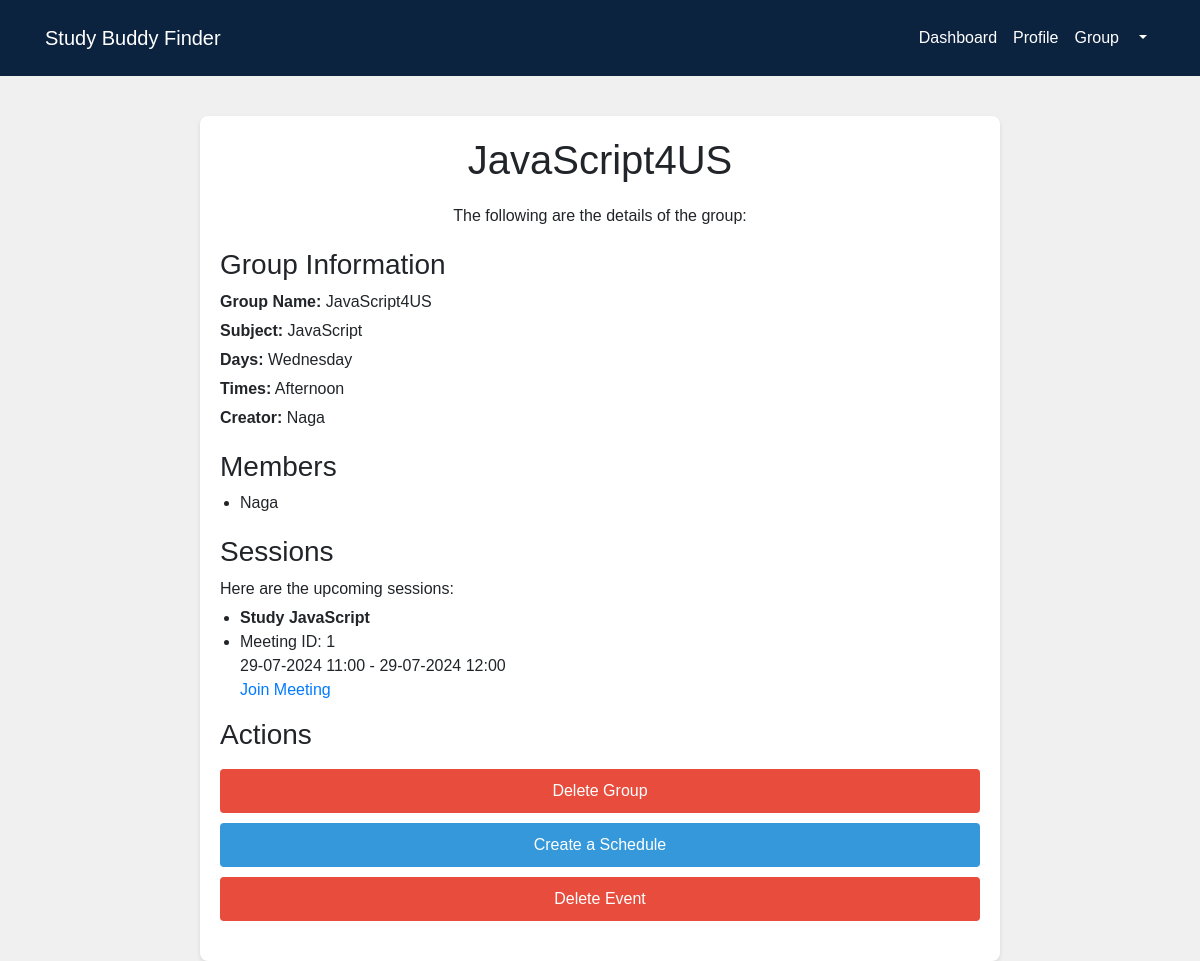
The page /group/view/1 (signed in) on the database its author committed.
### study/db_models.py (models this page shows, shortened)
class Group(db.Model):
    __tablename__ = 'group'
    id = db.Column(db.Integer,  primary_key=True, autoincrement=True)
    name = db.Column(db.String(100), nullable=False)
    subject = db.Column(db.String(100), nullable=False)
    days = db.Column(db.String(50), nullable=False)
    times = db.Column(db.String(50), nullable=False)
    creator = db.Column(db.String(50), db.ForeignKey('user.username', ondelete='CASCADE', onupdate='CASCADE', name='fk_group_user_username'), nullable=False)
    members = db.relationship('GroupMember', back_populates='group', cascade="all, delete-orphan")

class GroupMember(db.Model):
    __tablename__ = 'group_members'
    group_id = db.Column(db.Integer, db.ForeignKey('group.id', ondelete='CASCADE', onupdate='CASCADE'), primary_key=True)
    user_id = db.Column(db.String(50), db.ForeignKey('user.username', ondelete='CASCADE', onupdate='CASCADE'), primary_key=True)
    group = db.relationship('Group', back_populates='members')
    user = db.relationship('User', back_populates='groups')

class Event(db.Model):
    __tablename__ = 'event'
    id = db.Column(db.Integer, primary_key=True, autoincrement=True)
    summary = db.Column(db.String(255), nullable=False)
    description = db.Column(db.Text)
    start_datetime = db.Column(db.DateTime, nullable=False)
    end_datetime = db.Column(db.DateTime, nullable=False)
    meet_link = db.Column(db.String(255))
    group_id = db.Column(db.Integer, nullable=False)
    created_at = db.Column(db.DateTime, default=datetime.utcnow)

### study/routes.py (the view)
    @app.route('/group/view/<int:group_id>', methods=['GET','POST'])
    @login_required
    def view_group(group_id):
        group = Group.query.get_or_404(group_id)
        members = GroupMember.query.filter_by(group_id=group_id).all()
        all_members = [member.user_id for member in members] if members else []
        sessions = Event.query.filter_by(group_id=group_id).all()
        form = DeleteEventForm()
        if form.validate_on_submit():
           event_id = form.event_id.data
        return render_template('group_details.html', group=group, all_members=all_members, sessions=sessions, form=form, event_id=group_id)

### study/__init__.py (called while the page is built)
def create_app():
    app = Flask(__name__)
    app.config.from_object('study.config.Config')
    db.init_app(app)
    migrate.init_app(app, db)
    login_manager = LoginManager(app)
    login_manager.login_view = 'login'
    from study.db_models import User
    from .routes import register_routes
    @login_manager.user_loader
    def load_user(username):
        return User.query.get(username)
    with app.app_context():
        db.create_all()
    register_routes(app)
    return app

### study/templates/group_details.html (shortened to what this page needs)
{% extends 'navbar.html' %}
{% block content %}
<main class="group-details-content">
    <div class="header">
        <h1>{{ group.name }}</h1>
        <p>The following are the details of the group:</p>
    </div>
    <div class="group-info">
        <h3>Group Information</h3>
        <p><strong>Group Name:</strong> {{ group.name }}</p>
        <p><strong>Subject:</strong> {{ group.subject }}</p>
        <p><strong>Days:</strong> {{ group.days }}</p>
        <p><strong>Times:</strong> {{ group.times }}</p>
        <p><strong>Creator:</strong> {{ group.creator }}</p>
    </div>
    <div class="members">
        <h3>Members</h3>
        <ul>
            {% for member in all_members %}
            <li>{{ member }}</li>
            {% endfor %}
        </ul>
    </div>
    <div class="sessions">
        <h3>Sessions</h3>
        <p>Here are the upcoming sessions:</p>
        {% if not sessions %}
            <p>No upcoming sessions scheduled yet.</p>
        {% else %}
            <ul>
                {% for session in sessions %}
                <li><strong>{{ session.summary }}</strong><br></li>
                <li>
                    Meeting ID: {{ session.id }}
                    <br>
                    {{ session.start_datetime.strftime('%d-%m-%Y %H:%M') }} - {{ session.end_datetime.strftime('%d-%m-%Y %H:%M') }}
                    <br>
                    <a href="{{ session.meet_link }}" target="_blank">Join Meeting</a>
                </li>
                {% endfor %}
            </ul>
        {% endif %}
    </div>
    <div class="actions">
        <h3>Actions</h3>
        {% if group.creator == current_user.username %}
            <a href="{{ url_for('delete_group', group_id=group.id) }}" class="action-btn delete-btn">Delete Group</a>
            <a href="{{ url_for('schedule') }}" class="action-btn schedule-btn">Create a Schedule</a>
            <a href="{{ url_for('delete_event', event_id=event_id) }} "class="action-btn delete-btn">Delete Event</a>
        {% else %}
            <a href="{{ url_for('leave_group', group_id=group.id) }}" class="action-btn leave-btn">Leave Group</a>
        {% endif %}
    </div>
</main>
{% endblock %}

### study/templates/navbar.html (shortened to what this page needs)
<!DOCTYPE html>
<html lang="en">
<head>
    <link rel="stylesheet" href="https://cdn.jsdelivr.net/npm/bootstrap@4.3.1/dist/css/bootstrap.min.css">
</head>
<body>
    <header>
        <nav class="navbar navbar-expand-lg">
            <div class="container">
                <a class="navbar-brand" href="#">Study Buddy Finder</a>
                <div class="collapse navbar-collapse" id="navbarNav">
                    <ul class="navbar-nav ml-auto">
                        <li class="nav-item">
                            <a class="nav-link" href="{{ url_for('dashboard') }}">Dashboard</a>
                        </li>
                        <li class="nav-item">
                            <a class="nav-link" href="{{ url_for('view_profile') }}">Profile</a>
                        </li>
                        <li class="nav-item">
                            <a class="nav-link" href="{{ url_for('group') }}">Group</a>
                        </li>
                        <li class="nav-item dropdown">
                            <a class="nav-link dropdown-toggle" href="#" id="userDropdown" role="button" data-toggle="dropdown" aria-haspopup="true" aria-expanded="false">
                            </a>
                        </li>
                    </ul>
                </div>
            </div>
        </nav>
    </header>
    <main>
        <div class="container-content">
        </div>
    </main>
    {% block content %}{% endblock %}
</body>
</html>

### study/templates/navbar.html (style rules this page uses)
body { font-family: 'Arial', sans-serif; margin: 0; padding: 0; background-color: #f0f0f0; }
header { background-color: #0c2340; color: white; padding: 10px 0; }
nav { background-color: #0c2340; width: 100%; }
.nav-link, .navbar-brand, .nav-link.dropdown-toggle { color: white !important; }
.container-content { max-width: 600px; margin: 0 auto; padding: 20px; background-color: transparent; border-radius: 8px; }
h1, h2 { text-align: center; margin-bottom: 20px; }

### study/templates/group_details.html (style rules this page uses)
body { font-family: 'Arial', sans-serif; background-color: #f0f0f0; margin: 0; padding: 0; }
.group-details-content { max-width: 800px; margin: 0 auto; padding: 20px; background-color: white; border-radius: 8px; box-shadow: 0 2px 4px rgba(0, 0, 0, 0.1); }
.header { text-align: center; margin-bottom: 20px; }
.group-info, .members, .actions { margin-bottom: 20px; }
h3 { margin-top: 0; }
p { margin: 5px 0; }
ul { list-style-type: disc; padding-left: 20px; }
.actions { display: flex; flex-direction: column; gap: 10px; }
.action-btn { display: inline-block; padding: 10px 20px; border-radius: 4px; text-decoration: none; color: white; text-align: center; cursor: pointer; }
.delete-btn { background-color: #e74c3c; }
.schedule-btn { background-color: #3498db; }

### rows shown on the page
Group: name "JavaScript4US", subject "JavaScript", days "Wednesday", times "Afternoon", creator "Naga"
GroupMember: user "Naga"
Event: summary "Study JavaScript", id "1", start_datetime "29-07-2024 11:00", end_datetime "29-07-2024 12:00"
